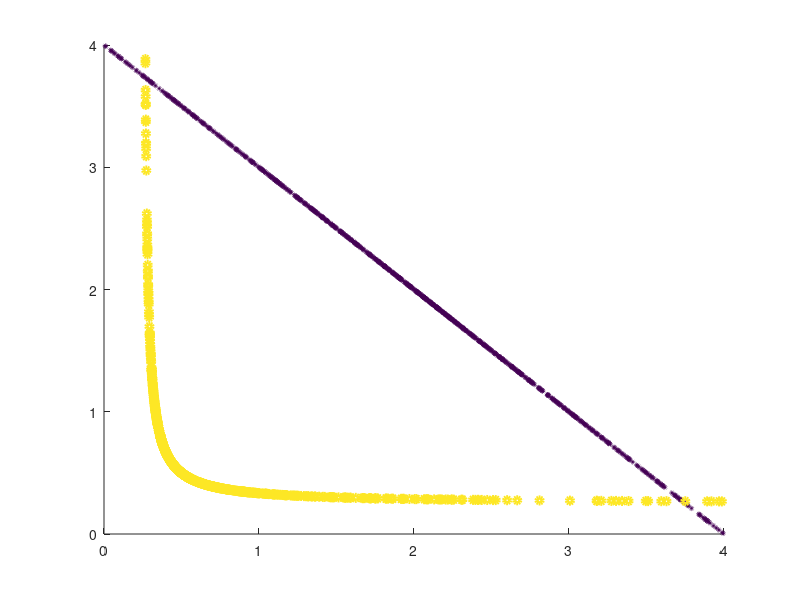

Write the MATLAB code that produced this figure.
%
S=4.0;
N=1000;

%%%%%%%%%%%%%%%%%%%%%%%%%%%%%%%%%%%%%%%%%%%%%%%%%%%%%%%%%%%%%%%%%%%%%%%%%%%%%%%%

P={[0,S],[S,0]};
MP=length(P);
Po=cell(1,N);

for II=1:N
    fator=rand(1,2);
    fator=fator/sum(fator);

    Po{II}=P{1}*fator(1)+P{2}*fator(2);
end


xo=zeros(1,N);
yo=zeros(1,N);
for II=1:N
    xo(II)=Po{II}(1);
    yo(II)=Po{II}(2);
end

x=zeros(1,N);
y=zeros(1,N);
for II=1:N
    x(II)=1.0/Po{II}(1);
    y(II)=1.0/Po{II}(2);
end

sz = 20;
hs=scatter([xo,x],[yo,y],[ones(1,N) sz*ones(1,N)],[ones(1,N) 2*ones(1,N)]);
xlim([0,S]);
ylim([0,S]);
set(hs,'LineWidth',3)

print(gcf,'sumatoria.eps','-deps')

